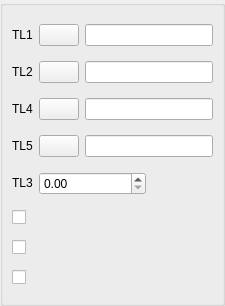
<ui version="4.0" >
 <class>DlgRef_4Sel1Spin3Check_QTD</class>
 <widget class="QWidget" name="DlgRef_4Sel1Spin3Check_QTD" >
  <property name="geometry" >
   <rect>
    <x>0</x>
    <y>0</y>
    <width>225</width>
    <height>306</height>
   </rect>
  </property>
  <property name="windowTitle" >
   <string/>
  </property>
  <layout class="QGridLayout" >
   <property name="margin" >
    <number>0</number>
   </property>
   <property name="spacing" >
    <number>6</number>
   </property>
   <item row="0" column="0" >
    <widget class="QGroupBox" name="GroupBox1" >
     <property name="title" >
      <string/>
     </property>
     <layout class="QGridLayout" >
      <property name="margin" >
       <number>9</number>
      </property>
      <property name="spacing" >
       <number>6</number>
      </property>
      <item row="4" column="1" colspan="2" >
       <widget class="SalomeApp_DoubleSpinBox" name="SpinBox_DX" >
        <property name="sizePolicy" >
         <sizepolicy vsizetype="Fixed" hsizetype="Expanding" >
          <horstretch>0</horstretch>
          <verstretch>0</verstretch>
         </sizepolicy>
        </property>
       </widget>
      </item>
      <item row="4" column="0" >
       <widget class="QLabel" name="TextLabel3" >
        <property name="sizePolicy" >
         <sizepolicy vsizetype="Fixed" hsizetype="Fixed" >
          <horstretch>0</horstretch>
          <verstretch>0</verstretch>
         </sizepolicy>
        </property>
        <property name="text" >
         <string>TL3</string>
        </property>
        <property name="wordWrap" >
         <bool>false</bool>
        </property>
       </widget>
      </item>
      <item row="3" column="0" >
       <widget class="QLabel" name="TextLabel5" >
        <property name="sizePolicy" >
         <sizepolicy vsizetype="Fixed" hsizetype="Fixed" >
          <horstretch>0</horstretch>
          <verstretch>0</verstretch>
         </sizepolicy>
        </property>
        <property name="text" >
         <string>TL5</string>
        </property>
        <property name="wordWrap" >
         <bool>false</bool>
        </property>
       </widget>
      </item>
      <item row="2" column="0" >
       <widget class="QLabel" name="TextLabel4" >
        <property name="sizePolicy" >
         <sizepolicy vsizetype="Fixed" hsizetype="Fixed" >
          <horstretch>0</horstretch>
          <verstretch>0</verstretch>
         </sizepolicy>
        </property>
        <property name="text" >
         <string>TL4</string>
        </property>
        <property name="wordWrap" >
         <bool>false</bool>
        </property>
       </widget>
      </item>
      <item row="1" column="0" >
       <widget class="QLabel" name="TextLabel2" >
        <property name="sizePolicy" >
         <sizepolicy vsizetype="Fixed" hsizetype="Fixed" >
          <horstretch>0</horstretch>
          <verstretch>0</verstretch>
         </sizepolicy>
        </property>
        <property name="text" >
         <string>TL2</string>
        </property>
        <property name="wordWrap" >
         <bool>false</bool>
        </property>
       </widget>
      </item>
      <item row="0" column="0" >
       <widget class="QLabel" name="TextLabel1" >
        <property name="sizePolicy" >
         <sizepolicy vsizetype="Fixed" hsizetype="Fixed" >
          <horstretch>0</horstretch>
          <verstretch>0</verstretch>
         </sizepolicy>
        </property>
        <property name="text" >
         <string>TL1</string>
        </property>
        <property name="wordWrap" >
         <bool>false</bool>
        </property>
       </widget>
      </item>
      <item row="1" column="1" >
       <widget class="QPushButton" name="PushButton2" >
        <property name="sizePolicy" >
         <sizepolicy vsizetype="Fixed" hsizetype="Fixed" >
          <horstretch>0</horstretch>
          <verstretch>0</verstretch>
         </sizepolicy>
        </property>
        <property name="text" >
         <string/>
        </property>
       </widget>
      </item>
      <item row="3" column="2" colspan="2" >
       <widget class="QLineEdit" name="LineEdit5" />
      </item>
      <item row="0" column="2" colspan="2" >
       <widget class="QLineEdit" name="LineEdit1" />
      </item>
      <item row="3" column="1" >
       <widget class="QPushButton" name="PushButton5" >
        <property name="sizePolicy" >
         <sizepolicy vsizetype="Fixed" hsizetype="Fixed" >
          <horstretch>0</horstretch>
          <verstretch>0</verstretch>
         </sizepolicy>
        </property>
        <property name="text" >
         <string/>
        </property>
       </widget>
      </item>
      <item row="2" column="1" >
       <widget class="QPushButton" name="PushButton4" >
        <property name="sizePolicy" >
         <sizepolicy vsizetype="Fixed" hsizetype="Fixed" >
          <horstretch>0</horstretch>
          <verstretch>0</verstretch>
         </sizepolicy>
        </property>
        <property name="text" >
         <string/>
        </property>
       </widget>
      </item>
      <item row="0" column="1" >
       <widget class="QPushButton" name="PushButton1" >
        <property name="sizePolicy" >
         <sizepolicy vsizetype="Fixed" hsizetype="Fixed" >
          <horstretch>0</horstretch>
          <verstretch>0</verstretch>
         </sizepolicy>
        </property>
        <property name="text" >
         <string/>
        </property>
       </widget>
      </item>
      <item row="2" column="2" colspan="2" >
       <widget class="QLineEdit" name="LineEdit4" />
      </item>
      <item row="1" column="2" colspan="2" >
       <widget class="QLineEdit" name="LineEdit2" />
      </item>
      <item row="6" column="0" colspan="4" >
       <widget class="QCheckBox" name="CheckButton1" >
        <property name="text" >
         <string/>
        </property>
       </widget>
      </item>
      <item row="7" column="0" colspan="4" >
       <widget class="QCheckBox" name="CheckButton2" >
        <property name="sizePolicy" >
         <sizepolicy vsizetype="Fixed" hsizetype="Minimum" >
          <horstretch>0</horstretch>
          <verstretch>0</verstretch>
         </sizepolicy>
        </property>
        <property name="text" >
         <string/>
        </property>
       </widget>
      </item>
      <item row="8" column="0" colspan="4" >
       <widget class="QCheckBox" name="CheckButton3" >
        <property name="sizePolicy" >
         <sizepolicy vsizetype="Fixed" hsizetype="Minimum" >
          <horstretch>0</horstretch>
          <verstretch>0</verstretch>
         </sizepolicy>
        </property>
        <property name="text" >
         <string/>
        </property>
       </widget>
      </item>
     </layout>
     <zorder>SpinBox_DX</zorder>
     <zorder>TextLabel3</zorder>
     <zorder>TextLabel5</zorder>
     <zorder>TextLabel4</zorder>
     <zorder>TextLabel2</zorder>
     <zorder>TextLabel1</zorder>
     <zorder>PushButton2</zorder>
     <zorder>LineEdit5</zorder>
     <zorder>LineEdit1</zorder>
     <zorder>PushButton5</zorder>
     <zorder>PushButton4</zorder>
     <zorder>PushButton1</zorder>
     <zorder>LineEdit4</zorder>
     <zorder>LineEdit2</zorder>
     <zorder>CheckButton1</zorder>
     <zorder>CheckButton2</zorder>
    </widget>
   </item>
  </layout>
 </widget>
 <layoutdefault spacing="6" margin="11" />
 <pixmapfunction>qPixmapFromMimeSource</pixmapfunction>
 <customwidgets>
  <customwidget>
   <class>SalomeApp_DoubleSpinBox</class>
   <extends>QDoubleSpinBox</extends>
   <header location="global" >SalomeApp_DoubleSpinBox.h</header>
  </customwidget>
 </customwidgets>
 <tabstops>
  <tabstop>PushButton1</tabstop>
  <tabstop>LineEdit1</tabstop>
  <tabstop>PushButton2</tabstop>
  <tabstop>LineEdit2</tabstop>
  <tabstop>PushButton4</tabstop>
  <tabstop>LineEdit4</tabstop>
  <tabstop>PushButton5</tabstop>
  <tabstop>LineEdit5</tabstop>
  <tabstop>SpinBox_DX</tabstop>
  <tabstop>CheckButton1</tabstop>
 </tabstops>
 <resources/>
 <connections/>
</ui>
